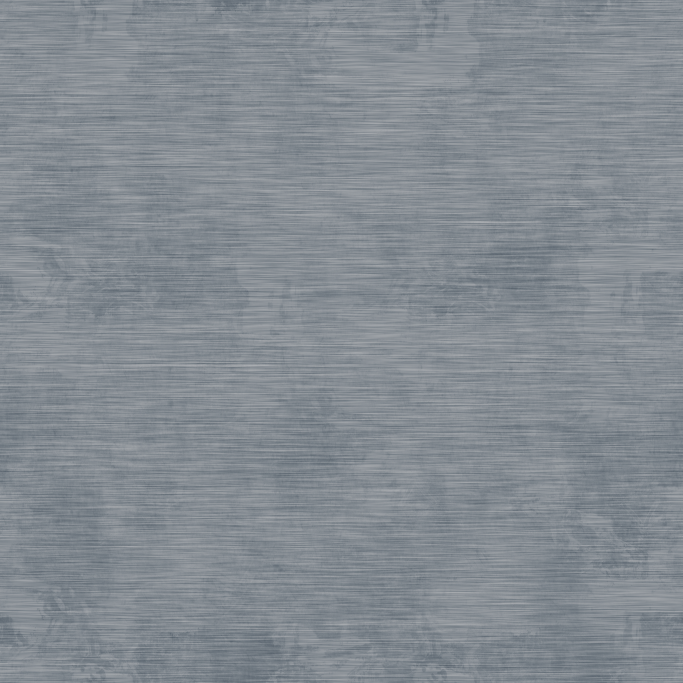
#> input picture assets/materials/vib820/source/Metal010_2K-JPG_Color.jpg, 2048 x 2048 px (shown at 1/3 size); its folder holds 4 pictures in this run
$ python prepare_vib820_materials.py
#> lines starting #> are read from the running program, lines starting #| are printed output that depends on the picture; pictures that were not available may be replaced by others from this repository, and a replacement may not be noted
#!/usr/bin/env python3
"""Prepare a clean, fine hairline finish from the CC0 ambientCG Metal010 maps.

Source maps remain unchanged. This is texture processing, not measured material
calibration: remove broad grime, retain microstructure, and reduce normal strength.
Run with the project Python after downloading assets/materials/vib820/source.
"""
from pathlib import Path
import json
import hashlib
import io
import numpy as np
from PIL import Image, ImageFilter

ROOT = Path(__file__).resolve().parents[1]
DIRECTORY = ROOT / "assets/materials/vib820"


def main():
    src = DIRECTORY / "source"
    def read(channel):
#> called with channel = 'Color'
        return Image.open(src / f"Metal010_2K-JPG_{channel}.jpg")
#> returned value is the input picture: PIL image 2048x2048 RGB; mean R, G, B 132.1, 139.1, 146
    def fine(im):
        return (np.asarray(im, dtype=np.float32) -
                np.asarray(im.filter(ImageFilter.GaussianBlur(18)), dtype=np.float32)) / 255.
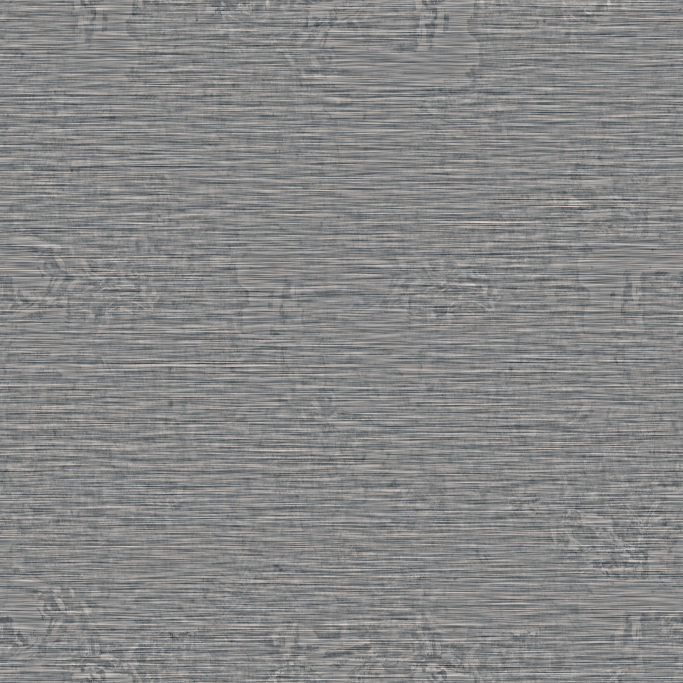
#> returned value: shape (2048, 2048, 3) float32 (shown at 1/3 size); mean of channels 0, 1, 2 0.000145, 0.000128, 0.000106; drawn with min black and max white
    def save(array, name):
        stream = io.BytesIO()
        Image.fromarray(array).save(stream, format="PNG")
        data = stream.getvalue()
        path = DIRECTORY / name
        if path.exists() and path.read_bytes() == data:
            return
        # Never expose a truncated PNG to the renderer's asset file watcher.
        temporary = path.with_suffix(".png.tmp")
        temporary.write_bytes(data)
        temporary.replace(path)
    # Narrow albedo range prevents a clean elevator panel looking like dirty sheet metal.
    color = .76 + fine(read("Color")) * .12
    save(np.uint8(np.clip(color, 0, 1)*255), "steel_clean_color.png")
    rough = .25 + fine(read("Roughness").convert("L")) * .20
    save(np.uint8(np.clip(rough, .18, .34)*255), "steel_clean_roughness.png")
#> call 2 of save, with name = 'steel_clean_roughness.png'
#> in save (call 2), `Image.fromarray(array).save(stream, format="PNG")`:
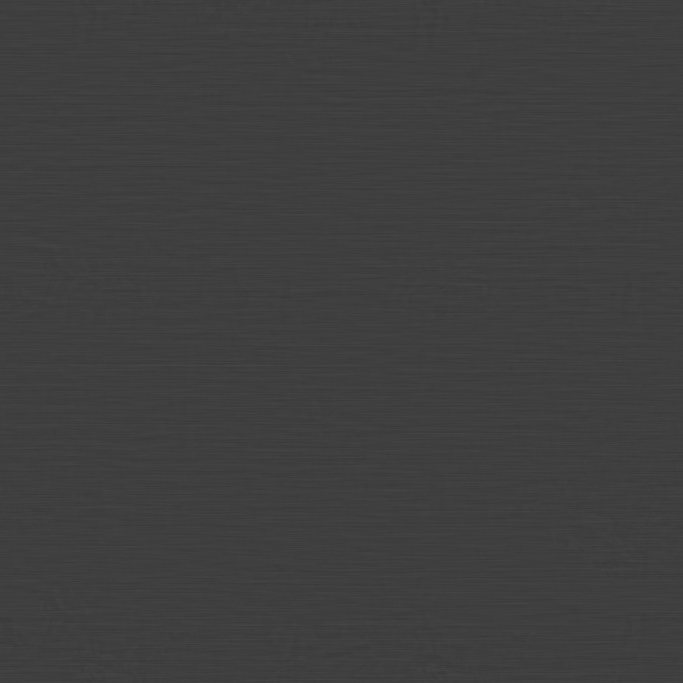
#> array: shape (2048, 2048) (shown at 1/3 size); min 53, max 72, mean 63.2
    normal = np.asarray(read("NormalGL"), dtype=np.float32)/127.5 - 1
#> call 3 of read, with channel = 'NormalGL'
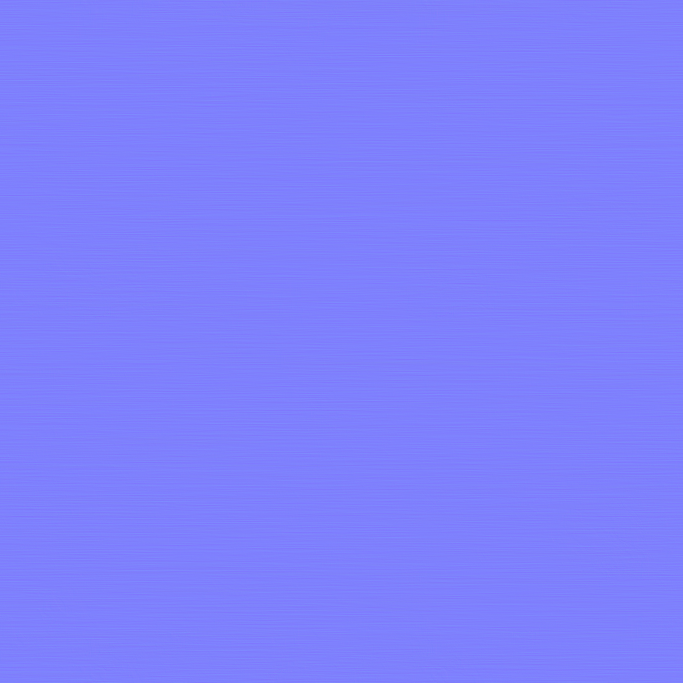
#> input picture assets/materials/vib820/source/Metal010_2K-JPG_NormalGL.jpg, 2048 x 2048 px (shown at 1/3 size)
#> in read, returned value is the input picture: PIL image 2048x2048 RGB; mean R, G, B 126.5, 128.5, 252.7
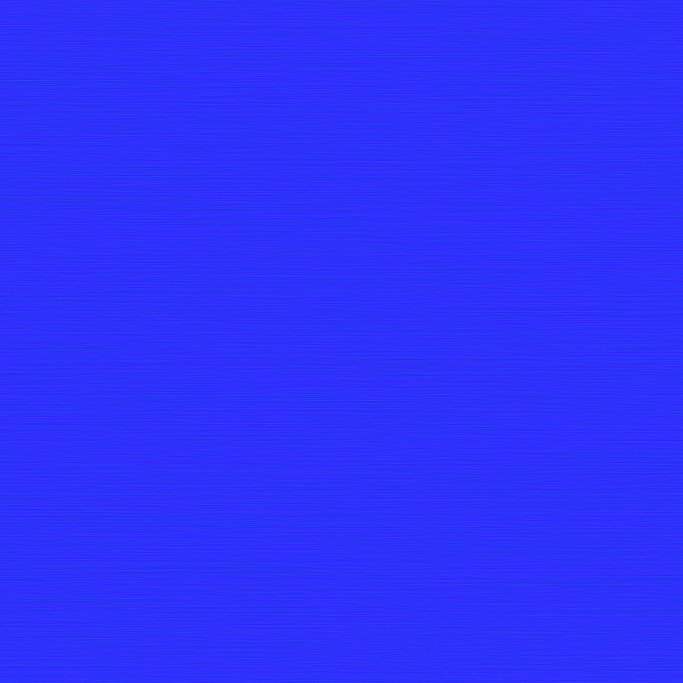
#> normal: shape (2048, 2048, 3) float32 (shown at 1/3 size); mean R, G, B -0.0078, 0.00781, 0.995; drawn with min black and max white
    normal[:, :, :2] *= .12
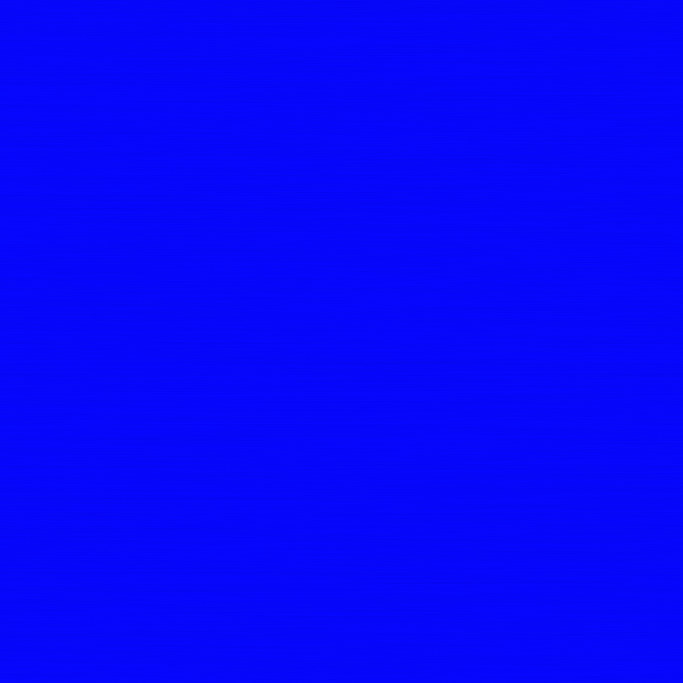
#> normal: shape (2048, 2048, 3) float32 (shown at 1/3 size); mean R, G, B -0.000949, 0.00094, 0.995; drawn with min black and max white
    normal /= np.maximum(np.linalg.norm(normal, axis=2, keepdims=True), 1e-6)
    save(np.uint8(np.clip(normal*.5+.5, 0, 1)*255), "steel_clean_normal_gl.png")
    sources = {
        "license": "CC0-1.0",
        "metal": {"asset": "Metal010", "creator": "ambientCG / Lennart Demes",
                  "url": "https://ambientcg.com/a/Metal010",
                  "download": "https://ambientcg.com/get?file=Metal010_2K-JPG.zip",
                  "license_url": "https://docs.ambientcg.com/license/",
                  "usage": "Derived clean albedo, fine roughness and OpenGL normal; no displacement."},
        "environment": {"asset": "Large Corridor", "creator": "Sergej Majboroda / Poly Haven",
                        "url": "https://polyhaven.com/a/large_corridor",
                        "download": "https://dl.polyhaven.org/file/ph-assets/HDRIs/hdr/2k/large_corridor_2k.hdr",
                        "license_url": "https://polyhaven.com/license",
                        "usage": "Approximate indoor reflection/illumination environment, not a scan of the real lobby."},
        "shaders": {"provider": "NVIDIA Isaac Sim 5.0 installed MDL library",
                    "modules": ["OmniSurface.mdl", "OmniPBR.mdl"],
                    "url": "https://docs.omniverse.nvidia.com/materials-and-rendering/latest/templates/OmniSurface.html",
                    "usage": "Built-in shader references only; NVIDIA MDL source files are not redistributed."},
        "processing": "scripts/prepare_vib820_materials.py; authoring estimates, not measured BRDF",
        "sha256": {str(p.relative_to(DIRECTORY)): hashlib.sha256(p.read_bytes()).hexdigest()
                   for p in sorted(DIRECTORY.rglob("*")) if p.is_file() and p.suffix in (".jpg", ".png", ".hdr", ".zip")}}
    (DIRECTORY / "manifest.json").write_text(json.dumps(sources, indent=2)+"\n")
    print("Prepared", DIRECTORY)


if __name__ == "__main__":
    main()
